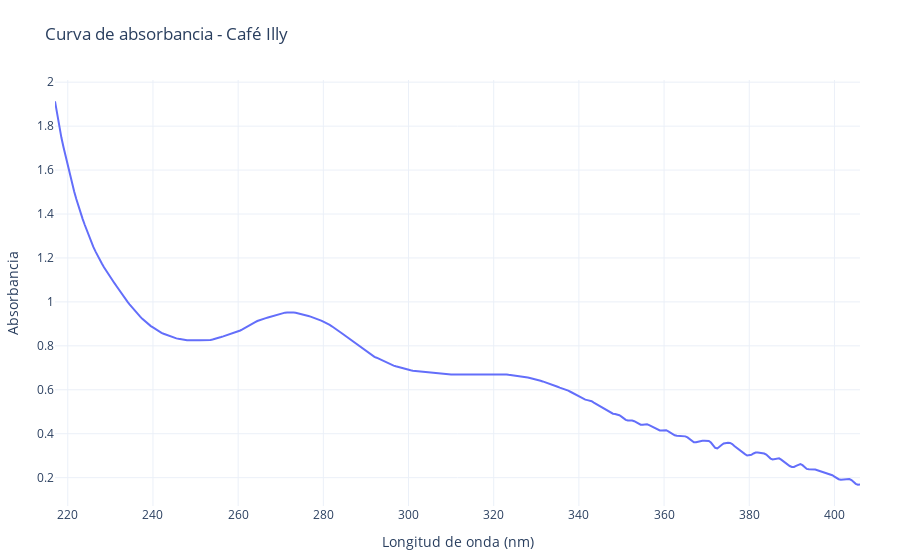

Notebook source saved alongside this figure:
### Code cell
import pandas as pd
import numpy as np
import plotly.graph_objects as go
from datetime import datetime

# === Cargar datos ===
df = pd.read_csv("AIlly_matrix.csv")

# === Limpiar valores atípicos ===
for col in df.columns[1:]:
    df[col] = pd.to_numeric(df[col], errors='coerce')
    df[col] = df[col].where(df[col] <= 10)

df_clean = df.copy()

# === Definir regiones espectrales ===
regiones = {
    '100–200 nm': (100, 200),
    '200–300 nm': (200, 300),
    '300–400 nm': (300, 400),
    '400–500 nm': (400, 500),
    '500–600 nm': (500, 600)
}

# === Calcular métricas ===
resultados = []

# Iteramos sobre cada columna de absorbancia (excluyendo la primera columna 'nm')
for col in df_clean.columns[1:]:
    
    # Seleccionamos las columnas 'nm' y la muestra actual, y eliminamos filas con valores faltantes
    datos = df_clean[['nm', col]].dropna()
    
    # Extraemos el arreglo de longitudes de onda (nm)
    nm = datos['nm'].values
    
    # Extraemos el arreglo de absorbancia correspondiente a la muestra actual
    absorbancia = datos[col].values

    # Calculamos el valor máximo de absorbancia
    max_val = np.max(absorbancia)
    
    # Calculamos el valor mínimo de absorbancia
    min_val = np.min(absorbancia)
    
    # Calculamos el promedio de absorbancia
    avg = np.mean(absorbancia)
    
    # Calculamos la desviación estándar de absorbancia
    std = np.std(absorbancia)
    
    # Calculamos el área bajo la curva (AUC) mediante la regla del trapecio
    auc = np.trapezoid(absorbancia, nm)
    
    # Identificamos el valor de λ (nm) donde ocurre la máxima absorbancia
    lambda_max = nm[np.argmax(absorbancia)]
    
    # Identificamos el valor de λ (nm) donde ocurre la mínima absorbancia
    lambda_min = nm[np.argmin(absorbancia)]


    promedios_regiones = {}
    for nombre, (a, b) in regiones.items():
        datos_region = datos[(datos['nm'] >= a) & (datos['nm'] <= b)][col]
        promedio = np.mean(datos_region) if not datos_region.empty else np.nan
        promedios_regiones[nombre] = (
            f"{promedio:.6f}" if not np.isnan(promedio) else "—"
        )

    resultados.append({
        "Muestra": col,
        "Máx. Abs.": f"{max_val:.3f}",
        "Mín. Abs.": f"{min_val:.3f}",
        "Promedio": f"{avg:.3f}",
        "Desv. Estándar": f"{std:.3f}",
        "AUC": f"{auc:.2f}",
        "λ máx (nm)": f"{lambda_max:.1f}",
        "λ mín (nm)": f"{lambda_min:.1f}",
        **promedios_regiones
    })

tabla = pd.DataFrame(resultados)

# === Asegurar orden correcto usando columna numérica auxiliar ===
tabla["Máx. Abs. (num)"] = pd.to_numeric(tabla["Máx. Abs."], errors='coerce')
columnas_ordenadas = tabla.sort_values("Máx. Abs. (num)", ascending=False)["Muestra"]

# === Gráfica interactiva con Plotly ===
fig = go.Figure()
for col in columnas_ordenadas:
    datos_validos = df_clean[['nm', col]].dropna()
    fig.add_trace(go.Scatter(
        x=datos_validos['nm'],
        y=datos_validos[col],
        mode='lines',
        name=col
    ))

fig.update_layout(
    title="Curva de absorbancia - Café Illy",
    xaxis_title="Longitud de onda (nm)",
    yaxis_title="Absorbancia",
    legend_title="Muestra (gramos)",
    template="plotly_white",
    margin=dict(l=40, r=40, t=80, b=40),
)

# === Exportar HTML ===
fecha = datetime.now().strftime("%d-%m-%Y %H:%M:%S")
grafica_html = fig.to_html(full_html=False, include_plotlyjs='cdn', config={"responsive": True})
tabla_html = tabla.drop(columns=["Máx. Abs. (num)"]).to_html(index=False, classes="styled-table", border=0)

html_final = f"""
<!DOCTYPE html>
<html lang="es">
<head>
  <meta charset="UTF-8">
  <title>Reporte de Absorbancia UV-Vis</title>
  <meta name="viewport" content="width=device-width, initial-scale=1.0">
  <style>
    body {{
      font-family: 'Segoe UI', Tahoma, sans-serif;
      margin: 40px;
      background-color: #fdfdfd;
      color: #222;
    }}
    h1 {{
      color: #111;
    }}
    h2 {{
      margin-top: 40px;
    }}
    .info {{
      margin-bottom: 20px;
    }}
    .lab {{
      margin-top: 40px;
      font-size: 0.95em;
      background-color: #f0f8ff;
      padding: 15px;
      border-left: 6px solid #009879;
    }}
    .styled-table {{
      border-collapse: collapse;
      margin-top: 20px;
      font-size: 1em;
      width: 100%;
      box-shadow: 0 0 10px rgba(0, 0, 0, 0.05);
    }}
    .styled-table thead tr {{
      background-color: #009879;
      color: #ffffff;
      text-align: left;
    }}
    .styled-table th, .styled-table td {{
      padding: 12px 15px;
      border: 1px solid #ddd;
    }}
    .styled-table tbody tr:nth-child(even) {{
      background-color: #f3f3f3;
    }}
    .conclusion {{
      margin-top: 40px;
    }}
    .plotly-graph-div {{
      width: 100% !important;
      height: auto !important;
    }}
  </style>
</head>
<body>

  <h1>Reporte de Absorbancia UV-Vis - Café Illy</h1>

  <div class="info">
    <p><strong>Fecha:</strong> {fecha}</p>
  </div>

  {grafica_html}

  <h2>Métrica espectral de la muestra</h2>
  {tabla_html}

  <div>
    <p>Los espectros obtenidos muestran perfiles característicos en función del gramaje y tipo de muestra. La evaluación de zonas espectrales permite correlacionar la respuesta óptica con la presencia de compuestos activos del café.</p>
  </div>

  <div class="lab">
    <strong>Nombre del proyecto: CafeLab</strong><br><br>
    <strong>Colaboradores:</strong><br>
    Martín Rodolfo Palomino Merino – Profesor investigador, jefe responsable del laboratorio de caracterización de materiales (FCFM-BUAP).<br>
    Lizeth Jazmín Orozco García – Colaborador principal.<br>
    Julio Alfredo Ballinas García – Colaborador del proyecto.
  </div>

</body>
</html>
"""

with open("reporte_absorbancia.html", "w", encoding="utf-8") as f:
    f.write(html_final)

print("✅ Reporte generado: reporte_absorbancia.html")

# Mostrar gráfico si estás en Jupyter o interactivo
fig.show()

print("Rango de longitudes de onda:", df['nm'].min(), "a", df['nm'].max())

### Figure 1 — Plotly figure (JSON) as saved in the notebook; plotly's stock layout.template omitted (floating-point values rounded to 4 significant figures; data arrays with more than 128 entries replaced by an {"elided": "..."} marker saying what was removed)
{"data": [{"mode": "lines", "name": "AIlly", "type": "scatter", "x": {"elided": "379 float values"}, "y": {"elided": "379 float values"}}], "layout": {"legend": {"title": {"text": "Muestra (gramos)"}}, "margin": {"b": 40, "l": 40, "r": 40, "t": 80}, "title": {"text": "Curva de absorbancia - Café Illy"}, "xaxis": {"title": {"text": "Longitud de onda (nm)"}}, "yaxis": {"title": {"text": "Absorbancia"}}}}
